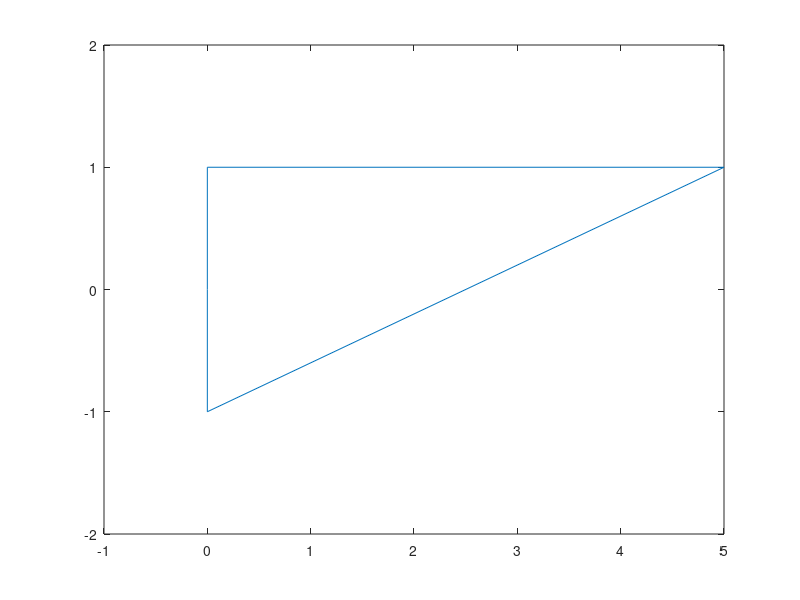

Recreate this plot in MATLAB.
n1=input('enter lower limit');
n2=input('enter upper limit');
n= [n1 -eps(1) 0 eps(1) n2];
y=sign(n);
plot(n,y);
ylim([-2 2]);
